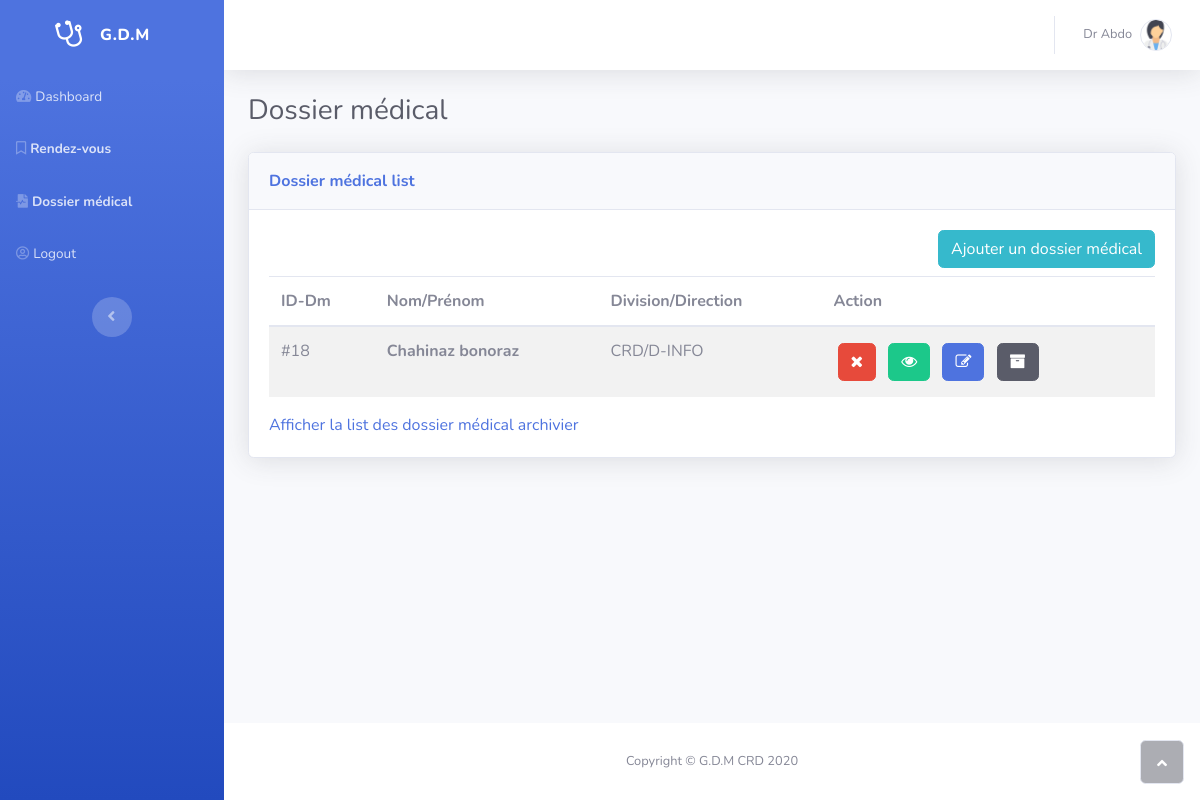
The page /dm.php (signed in) on the database its author committed.
### tables this page shows
CREATE TABLE `patient` (
  `id_patient` int(11) NOT NULL,
  `nom_patient` varchar(32) DEFAULT NULL,
  `prenom_patient` varchar(32) DEFAULT NULL,
  `datenais_patient` date DEFAULT NULL,
  `lieunais_patient` varchar(40) DEFAULT NULL,
  `sexe_patient` varchar(6) DEFAULT NULL,
  `adresse_patient` varchar(50) DEFAULT NULL,
  `tel_patient` varchar(14) DEFAULT NULL,
  `id_dm` int(11) DEFAULT NULL,
  `archivier_patient` tinyint(1) NOT NULL DEFAULT 0,
  `deleted` tinyint(1) NOT NULL DEFAULT 0
);

CREATE TABLE `dm` (
  `id_dm` int(11) NOT NULL,
  `situation_famille` varchar(13) DEFAULT NULL,
  `division` varchar(30) DEFAULT NULL,
  `direction` varchar(40) DEFAULT NULL,
  `unite` varchar(30) DEFAULT NULL,
  `service` varchar(35) DEFAULT NULL,
  `activite` varchar(35) DEFAULT NULL,
  `atelier` varchar(40) DEFAULT NULL,
  `maladie_gen` varchar(50) DEFAULT NULL,
  `maladie_prof` varchar(50) DEFAULT NULL,
  `maladie_carc` varchar(120) DEFAULT NULL,
  `interventions` varchar(45) DEFAULT NULL,
  `affectations` varchar(50) DEFAULT NULL,
  `intoxications` varchar(55) DEFAULT NULL,
  `accidents` varchar(44) DEFAULT NULL,
  `collateraux` varchar(45) DEFAULT NULL,
  `conjoints` varchar(50) DEFAULT NULL,
  `observation` longtext DEFAULT NULL,
  `archivier_dm` tinyint(1) NOT NULL DEFAULT 0,
  `deleted` tinyint(1) NOT NULL DEFAULT 0
);

### dm.php (the view, shortened to what this page needs)
<?php
include './includes/head.php';
if (isset($_GET['action']) && $_GET['action'] == "archive") {
    $stmt = $db->prepare("SELECT patient.id_dm,nom_patient,prenom_patient,division,direction
                                FROM patient
                                INNER JOIN dm ON patient.id_dm = dm.id_dm
                                WHERE dm.deleted = 0 AND patient.deleted = 0 AND archivier_dm = 1 OR archivier_patient = 1
                                ORDER BY patient.id_patient DESC");
    $stmt->execute();
    $dms = $stmt->get_result();
}else{
    $stmt = $db->prepare("SELECT patient.id_dm,nom_patient,prenom_patient,division,direction
                                FROM patient
                                INNER JOIN dm ON patient.id_dm = dm.id_dm
                                WHERE archivier_dm = 0 AND dm.deleted = 0 AND patient.deleted = 0 && archivier_patient = 0
                                ORDER BY patient.id_patient DESC");
    $stmt->execute();
    $dms = $stmt->get_result();
}
?>
            <div class="container-fluid">
                <h3 class="text-dark mb-4">Dossier médical</h3>
                <div class="card shadow">
                    <div class="card-header py-3">
                        <p class="text-primary m-0 font-weight-bold">Dossier médical list</p>
                    </div>
                    <div class="card-body">
                        <div class="text-right"><a class="btn btn-info" role="button" href="dm-add.php">Ajouter un dossier médical</a></div>
                        <div class="table-responsive table mt-2" id="dataTable" role="grid" aria-describedby="dataTable_info">
                            <table class="table table-striped my-0" id="dataTable">
                                <thead>
                                <tr>
                                    <th>ID-Dm</th>
                                    <th>Nom/Prénom</th>
                                    <th>Division/Direction</th>
                                    <th>Action</th>
                                </tr>
                                </thead>
                                <tbody>
                                <?php while ($dm = mysqli_fetch_array($dms)) : ?>
                                <tr>
                                    <td>#<?php echo $dm['id_dm']; ?></td>
                                    <td class="font-weight-bold"><?php echo $dm['prenom_patient'].' '.$dm['nom_patient']; ?></td>
                                    <td><?php echo $dm['division']; ?>/<?php echo $dm['direction']; ?></td>
                                    <td>
                                        <a class="btn btn-danger m-1" role="button" href="dm.php?action=remove&id=<?php echo $dm['id_dm']; ?>"><i class="fa fa-remove"></i></a>
                                        <a class="btn btn-success m-1" role="button" href="dm-edit.php?id=<?php echo $dm['id_dm']; ?>"><i class="fa fa-eye"></i></a>
                                        <a class="btn btn-primary m-1" role="button" href="dm-edit.php?id=<?php echo $dm['id_dm']; ?>"><i class="fa fa-edit"></i></a>
                                        <a class="btn btn-dark m-1" role="button" data-toggle="tooltip" data-bs-tooltip="" data-placement="bottom" href="dm.php?action=archiver&id=<?php echo $dm['id_dm']; ?>" title="Archiver">
                                            <i class="fa fa-archive"></i>
                                        </a>
                                    </td>
                                </tr>
                                <?php endwhile ?>
                                </tbody>
                            </table>
                        </div><a class="card-link" href="dm.php?action=archive">Afficher la list des dossier médical archivier</a></div>
                </div>
            </div>
        </div>
<?php include './includes/footer.php'; ?>

### rows shown on the page
patient: id_dm "18", prenom_patient "Chahinaz", nom_patient "bonoraz", id_dm.division "CRD", id_dm.direction "D-INFO"

### other values the page prints
$_SESSION['user']['profil_prenom'] "Dr"
$_SESSION['user']['profil_nom'] "Abdo"
